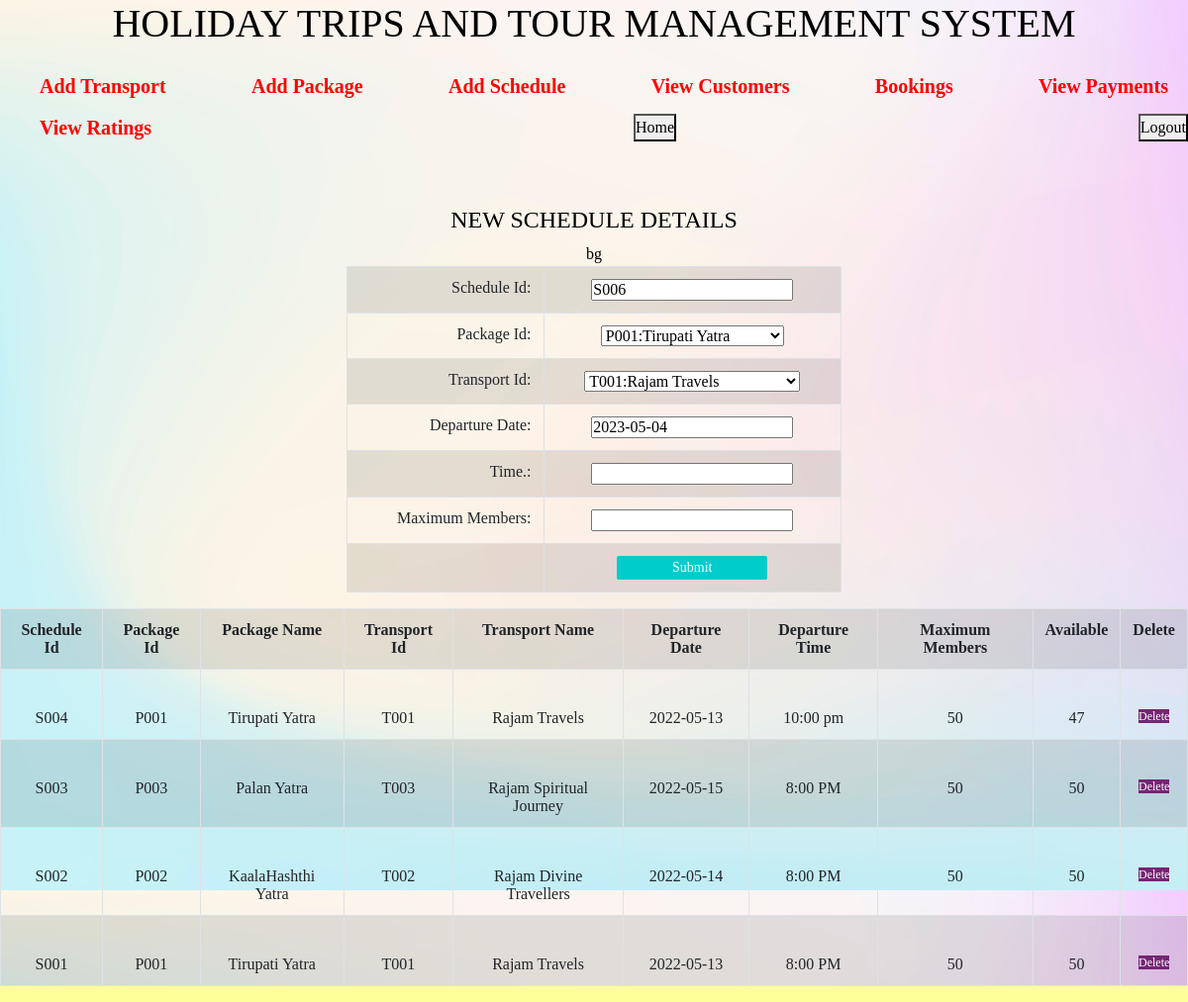
/AddSchedule.php, run on the app's committed database.
### tables this page shows
CREATE TABLE IF NOT EXISTS `schedule` (
  `SNo` int(11) NOT NULL AUTO_INCREMENT,
  `ScheduleCode` varchar(10) NOT NULL,
  `PackageCode` varchar(10) NOT NULL,
  `TransportCode` varchar(10) NOT NULL,
  `DepartureDate` date NOT NULL,
  `DepartureTime` varchar(20) NOT NULL,
  `MaxMembers` int(11) NOT NULL,
  `Available` int(11) NOT NULL,
  PRIMARY KEY (`SNo`)
);

CREATE TABLE IF NOT EXISTS `package` (
  `SNo` int(11) NOT NULL AUTO_INCREMENT,
  `PackageCode` varchar(10) NOT NULL,
  `PackageName` varchar(100) NOT NULL,
  `PlacesOfVisit` varchar(300) NOT NULL,
  `TripDuration` varchar(100) NOT NULL,
  `Fare` decimal(10,0) NOT NULL,
  `Description` varchar(200) NOT NULL,
  `IncludeFood` varchar(3) NOT NULL,
  `Image` varchar(255) NOT NULL,
  PRIMARY KEY (`SNo`),
  UNIQUE KEY `SNo` (`SNo`)
);

CREATE TABLE IF NOT EXISTS `transport` (
  `SNo` int(11) NOT NULL AUTO_INCREMENT,
  `TransportCode` varchar(10) NOT NULL,
  `NameOfTransport` varchar(50) NOT NULL,
  `Registration` varchar(20) NOT NULL,
  `MFGYear` varchar(20) NOT NULL,
  `Image` varchar(255) NOT NULL,
  PRIMARY KEY (`SNo`),
  UNIQUE KEY `SNo` (`SNo`)
);

### AddSchedule.php (the view, shortened to what this page needs)
<html>
<head>
  <link rel="stylesheet" href="https://cdn.jsdelivr.net/npm/bootstrap@5.2.3/dist/css/bootstrap.min.css">
<link rel="stylesheet" href="css/bootstrap.min.css">
  <link rel="stylesheet" href="css/all.css">
  <link rel="stylesheet" type="text/css" href="style.css" />
</head>
<body>
<?php
include('HeaderAdmin.php');
include('Db.php');
	$query= mysql_query("SELECT coalesce(max(sno),0)+1  as cnt FROM Schedule", $con);
	$row = mysql_fetch_array($query);
	$Id="S" . sprintf("%03d",$row['cnt']);
?>
	<center>
		<h4>NEW SCHEDULE DETAILS</h4>
	</center>
	<form action="AddScheduleCode.php" method="post" enctype="multipart/form-data">
	<center>
			<table  align="center" border='1' cellspacing='0' style="width:500px" class="table table-bordered table-hover table-striped ">
			<tr>
				<td align="right">Schedule Id:</td> <td><input type="text" name="txtID" value="<?php echo $Id; ?>" Required/></td>
			</tr>
			<tr>
				<td align="right">Package Id:</td>
				<td>
<select name="cboP">
<?php
  $query = mysql_query("Select PackageCode,PackageName From Package", $con);
        while($r = mysql_fetch_array($query))
        {
			echo "<option value='" . $r['PackageCode'] . "'>" . $r['PackageCode'] . ":" . $r['PackageName'] . "</option>";
		}
		?>
		</select>
				</td>
			</tr>bg
			<tr>
				<td align="right">Transport Id:</td> <td>
				<select name="cboT">
<?php
  $query = mysql_query("Select TransportCode,NameOfTransport From Transport", $con);
        while($r = mysql_fetch_array($query))
        {
			echo "<option value='" . $r['TransportCode'] . "'>" . $r['TransportCode'] . ":" . $r['NameOfTransport'] . "</option>";
		}
		?>
		</select>
				</td>
			</tr>
			<tr>
				<td align="right">Departure Date:</td> <td><input type="text" name="txtDate"  value='<?php echo date('Y-m-d'); ?>' Required /></td>
			</tr>
						<tr>
				<td align="right">Time.:</td> <td><input type="text" name="txtTime" Required/></td>
			</tr>
			<tr>
			<td align="right">Maximum Members:</td><td><input type='text' name="txtMM" value='' /></td>
			</tr>
			<tr>
				<td></td> <td><input type="submit" name="btnSubmit" value="Submit" class="btn_submit" style="width:152px;" /></td>
			</tr>
		</table>
		</center>
		<center>
		<table border='1' cellspacing='0' class="table table-bordered table-hover table-striped table-condensed;">
		<tr>
			<th>Schedule Id</th>
			<th>Package Id</th>
			<th>Package Name</th>
			<th>Transport Id</th>
			<th>Transport Name</th>
			<th>Departure Date</th>
			<th>Departure Time</th>
			<th>Maximum Members</th>
							<th>Available</th>
		<th>Delete</th>
		</tr>
		<?php
		$query= mysql_query("Select A.*,B.PackageName,C.NameOfTransport From Schedule A,Package B,Transport C Where A.PackageCode=B.PackageCode and A.TransportCode=C.TransportCode Order By SNo Desc", $con);
		while ($row = mysql_fetch_array($query))
		{
			echo "<tr>";
			echo "<td style='padding-top:40px' valign='middle'>" . $row['ScheduleCode'] . "</td>";
			echo "<td style='padding-top:40px' valign='middle'>" . $row['PackageCode'] . "</td>";
			echo "<td style='padding-top:40px' valign='middle'>" . $row['PackageName'] . "</td>";
			echo "<td style='padding-top:40px' valign='middle'>" . $row['TransportCode'] . "</td>";
			echo "<td style='padding-top:40px' valign='middle'>" . $row['NameOfTransport'] . "</td>";
			echo "<td style='padding-top:40px' valign='middle'>" . $row['DepartureDate'] . "</td>";
			echo "<td style='padding-top:40px' valign='middle'>" . $row['DepartureTime'] . "</td>";
			echo "<td style='padding-top:40px' valign='middle'>" . $row['MaxMembers'] . "</td>";
			echo "<td style='padding-top:40px' valign='middle'>" . $row['Available'] . "</td>";
			echo "<td style='padding-top:40px'  valign='middle'><a href='DeleteSchedule.php?code=" . $row['ScheduleCode'] . "' class='btn_delete'/>Delete</a></td>";
			echo "</tr>";
		}
	?>
		</table>
		</center>
	</form>
</body>
</html>

### Style.css (style rules this page uses)
body,html { margin:0; padding: 0; color:black; font-size: 12pt; font-family: Impact,sans-serif; background-color: #ffff99; }
div, table { text-align:center; }
.btn_submit { background-color:#00cccc; border:none; color:White; font-size:14px; padding: 4px 15px; border-radius: 2px; }
.btn_delete { background-color:#732673; border:none; height:24px; color:White; font-size:12px; }
* { margin:0; padding:0; }
body { margin: 0; padding: 0; background-image: url(image/bg.jpg); -webkit-background: cover; background-size: 100%; font-family: Poppins; }

### data on the page
schedule: ScheduleCode "S004", PackageCode "P001", package.PackageName "Tirupati Yatra", TransportCode "T001", transport.NameOfTransport "Rajam Travels", DepartureDate "2022-05-13", DepartureTime "10:00 pm", MaxMembers "50", Available "47"
schedule: ScheduleCode "S003", PackageCode "P003", package.PackageName "Palan Yatra", TransportCode "T003", transport.NameOfTransport "Rajam Spiritual Journey", DepartureDate "2022-05-15", DepartureTime "8:00 PM", MaxMembers "50", Available "50"
schedule: ScheduleCode "S002", PackageCode "P002", package.PackageName "KaalaHashthi Yatra", TransportCode "T002", transport.NameOfTransport "Rajam Divine Travellers", DepartureDate "2022-05-14", DepartureTime "8:00 PM", MaxMembers "50", Available "50"
schedule: ScheduleCode "S001", PackageCode "P001", package.PackageName "Tirupati Yatra", TransportCode "T001", transport.NameOfTransport "Rajam Travels", DepartureDate "2022-05-13", DepartureTime "8:00 PM", MaxMembers "50", Available "50"

### other printed values
form field cboP "P001:Tirupati Yatra"
form field cboT "T001:Rajam Travels"
